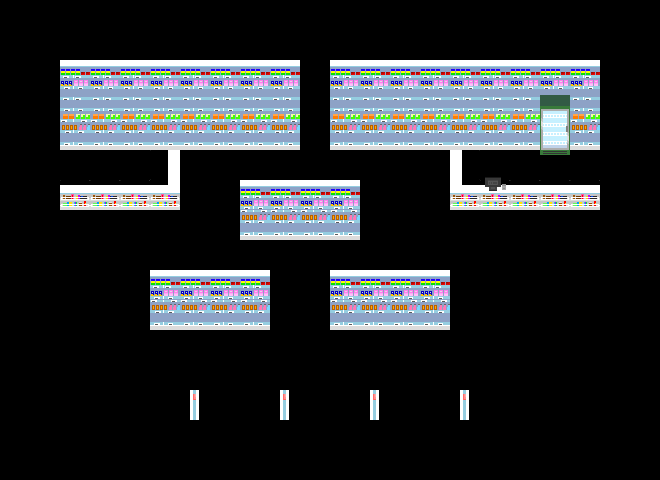

This is a level from a 2D game, rendered from its Tiled map with the project's own tilesets. A one-line summary and the map file follow, with tile-layer data summarised:
An orthogonal 22x16 tile map with 30x30 px tiles, 6 tile layers (Camada de Tiles 1 - 0, Camada de Tiles 1 - 1, Camada de Tiles 2 - 0, Camada de Tiles 2 - 1, ...), 3 tilesets and 10 objects (5x 0, 3x 1, portal_0, 2).

<map version="1.2" tiledversion="1.3.0" orientation="orthogonal" renderorder="left-up" compressionlevel="0" width="22" height="16" tilewidth="30" tileheight="30" infinite="0" nextlayerid="11" nextobjectid="20">
 <properties>
  <property name="ENEMIES" value="0002" />
 </properties>
 <tileset firstgid="1" source="nature.tsx" />
 <tileset firstgid="26" source="streets.tsx" />
 <tileset firstgid="91" source="shop.tsx" />
 <layer id="1" name="Camada de Tiles 1 - 0" width="22" height="16">
  <data>[352 cells, 208 non-empty, 7 distinct tile ids]</data>
 </layer>
 <layer id="2" name="Camada de Tiles 1 - 1" width="22" height="16">
  <data>[352 cells, 208 non-empty, 7 distinct tile ids]</data>
 </layer>
 <layer id="3" name="Camada de Tiles 2 - 0" width="22" height="16">
  <data>[352 cells, 19 non-empty, 10 distinct tile ids]</data>
 </layer>
 <layer id="4" name="Camada de Tiles 2 - 1" width="22" height="16">
  <data>[352 cells, 19 non-empty, 10 distinct tile ids]</data>
 </layer>
 <layer id="5" name="Camada de Tiles 3 - 0" width="22" height="16">
  <data>[352 cells, 14 non-empty, 3 distinct tile ids]</data>
 </layer>
 <layer id="6" name="Camada de Tiles 3 - 1" width="22" height="16">
  <data>[352 cells, 14 non-empty, 3 distinct tile ids]</data>
 </layer>
 <objectgroup id="10" name="PORTAL">
  <object id="4" name="portal_0" x="305.334" y="377.334" width="48" height="40">
   <properties>
    <property name="MAP" value="urban_" />
    <property name="PX" type="int" value="605" />
    <property name="PY" type="int" value="605" />
    <property name="TIME" value="none" />
   </properties>
  </object>
 </objectgroup>
 <objectgroup id="9" name="VEHICLES" />
 <objectgroup id="7" name="NPC">
  <object id="15" name="npc_0" type="0" x="106.167" y="257.666">
   <properties>
    <property name="INDEX" value="1" />
    <property name="WHO" value="OLD MAN" />
   </properties>
   <point />
  </object>
  <object id="14" name="npc_1" type="0" x="576.5" y="236.666">
   <properties>
    <property name="INDEX" value="0" />
    <property name="WHO" value="PRESSING CHILD" />
   </properties>
   <point />
  </object>
  <object id="13" name="npc_2" type="0" x="546.5" y="280.666">
   <properties>
    <property name="INDEX" value="0" />
    <property name="WHO" value="PRETTY MOM" />
   </properties>
   <point />
  </object>
  <object id="12" name="npc_3" type="0" x="465.499" y="207.667" width="30.3333" height="14.3333">
   <properties>
    <property name="INDEX" value="0" />
    <property name="WHO" value="OLD PC" />
   </properties>
  </object>
  <object id="11" name="npc_4" type="0" x="148.5" y="181.333">
   <properties>
    <property name="INDEX" value="1" />
    <property name="WHO" value="FARMACEUTIC" />
   </properties>
   <point />
  </object>
  <object id="16" name="npc_5" type="2" x="479.333" y="163.333">
   <properties>
    <property name="INDEX" value="2" />
    <property name="WHO" value="INGRID" />
   </properties>
   <point />
  </object>
  <object id="17" name="npc_6" type="1" x="241.666" y="236" width="116" height="21.3333">
   <properties>
    <property name="INDEX" type="int" value="0" />
    <property name="WHO" value="0" />
   </properties>
  </object>
  <object id="18" name="npc_7" type="1" x="149.667" y="324.333" width="118.667" height="22.6667">
   <properties>
    <property name="INDEX" type="int" value="1" />
    <property name="WHO" value="0" />
   </properties>
  </object>
  <object id="19" name="npc_8" type="1" x="330.333" y="325.334" width="117.333" height="22.6667">
   <properties>
    <property name="INDEX" type="int" value="2" />
    <property name="WHO" value="0" />
   </properties>
  </object>
 </objectgroup>
</map>